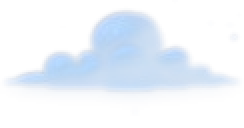
#> input picture mole/assets/cloud1.png, 122 x 64 px, given in place of loading-source.png, which was not available (shown 2 times larger)
$ python keyout-loading.py
#> lines starting #> are read from the running program, lines starting #| are printed output that depends on the picture; pictures that were not available may be replaced by others from this repository, and a replacement may not be noted
"""로딩화면 소스(assets/src/loading-source.png, 흰 배경) → assets/loading.png (투명).
테두리에서 near-white flood fill (진한 만화 외곽선에서 멈춤) + 프린지 정리 + 축소/양자화.
실행: python scripts/keyout-loading.py
"""
import os
from collections import deque
from PIL import Image, ImageFilter

HERE = os.path.dirname(os.path.abspath(__file__))
ROOT = os.path.dirname(HERE)
SRC = os.path.join(ROOT, 'assets', 'src', 'loading-source.png')
OUT = os.path.join(ROOT, 'assets', 'loading.png')

im = Image.open(SRC).convert('RGBA')
#> im is the input picture: PIL image 122x64 RGBA; mean R, G, B, A 45.2, 93.9, 168.4, 29.6
W, H = im.size
#> W = 122; H = 64
px = im.load()

seen = bytearray(W * H)
dq = deque()
for x in range(W):
    dq.append((x, 0)); dq.append((x, H - 1))
for y in range(H):
    dq.append((0, y)); dq.append((W - 1, y))
while dq:
    x, y = dq.popleft()
    if x < 0 or x >= W or y < 0 or y >= H:
        continue
    i = y * W + x
    if seen[i]:
        continue
    seen[i] = 1
    r, g, b, a = px[x, y]
    if min(r, g, b) < 232:        # 흰색 아님 → 경계(만화 외곽선/색)
        continue
    px[x, y] = (r, g, b, 0)
    dq.append((x + 1, y)); dq.append((x - 1, y)); dq.append((x, y + 1)); dq.append((x, y - 1))
#> this loop made 372 passes
#> (r, g, b) on passes 1 to 3: (21, 51, 120), (20, 88, 174), (21, 51, 120)

# 프린지 정리 — 알파 살짝 침식 + 블러
alpha = im.split()[3].filter(ImageFilter.MinFilter(3)).filter(ImageFilter.GaussianBlur(0.6))
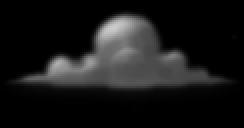
#> alpha: PIL image 122x64 L (shown 2 times larger); min 0, max 204, mean 23.9
im.putalpha(alpha)
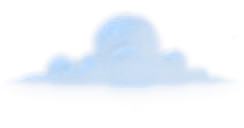
#> im: PIL image 122x64 RGBA (shown 2 times larger); mean R, G, B, A 45.2, 93.9, 168.4, 23.9; transparent parts drawn white
im = im.crop(im.getbbox())
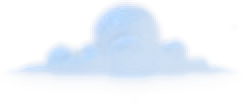
#> im: PIL image 122x52 RGBA (shown 2 times larger); mean R, G, B, A 50.8, 99.3, 172.5, 29.4; transparent parts drawn white

if im.width > 620:
    im = im.resize((620, round(im.height * 620 / im.width)), Image.LANCZOS)
im.quantize(colors=256, method=Image.FASTOCTREE, dither=Image.FLOYDSTEINBERG).save(OUT, optimize=True)
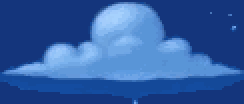
#> saved as loading.png: PIL image 122x52 P (shown 2 times larger); mean R, G, B 50, 93.8, 163.6
print('loading.png', im.size, os.path.getsize(OUT), 'bytes')
#| loading.png (122, 52) 2362 bytes

$ run again, on mole/assets/cloud2.png
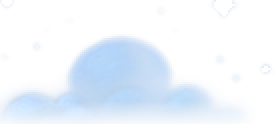
#> input picture mole/assets/cloud2.png, 138 x 62 px, given in place of loading-source.png, which was not available (shown 2 times larger)
#> im is the input picture: PIL image 138x62 RGBA; mean R, G, B, A 51.8, 111.4, 191.4, 31.3
#> the loop `while dq:` made 484 passes
#> (r, g, b, a) on passes 1 to 3: (38, 80, 137, 17), (26, 104, 187, 9), (47, 81, 127, 0)
#> `alpha = im.split()[3].filter(ImageFilter.MinFilter(3)).filter(ImageFil..`:
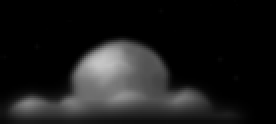
#> alpha: PIL image 138x62 L (shown 2 times larger); min 0, max 198, mean 26.5
#> `im.quantize(colors=256, method=Image.FASTOCTREE, dither=Image.FLOYDSTE..`:
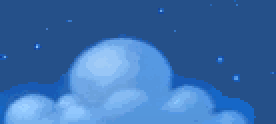
#> saved as loading.png: PIL image 138x62 P (shown 2 times larger); mean R, G, B 59.6, 110.2, 172.3
#| loading.png (138, 62) 2554 bytes
